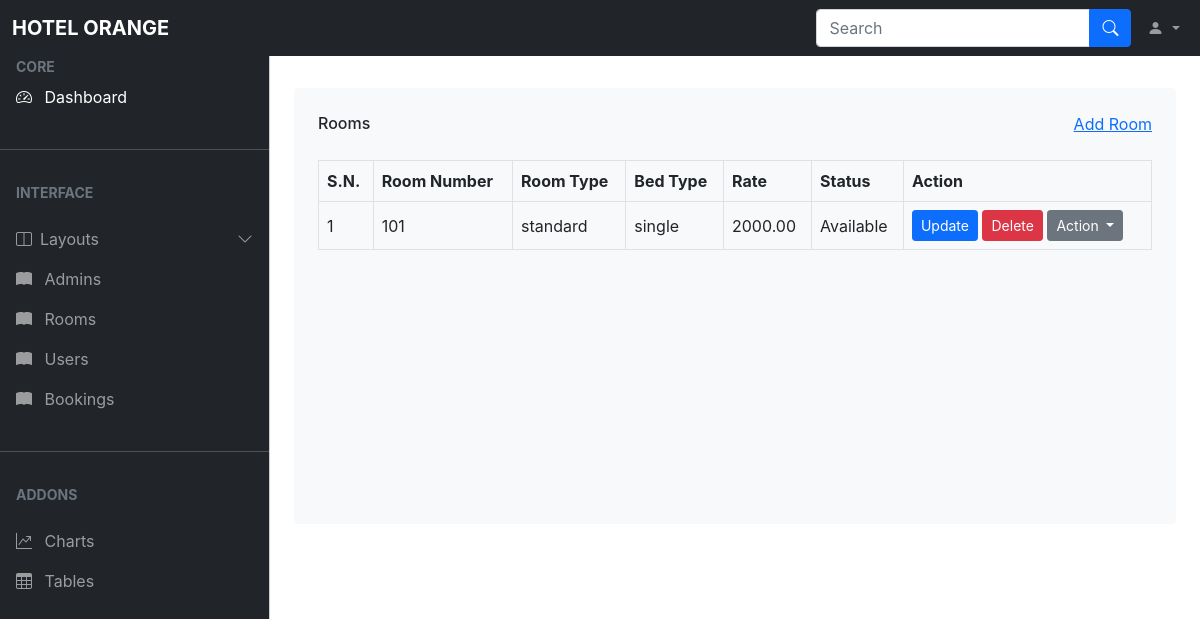
The app's page /admin/rooms.php, older data.
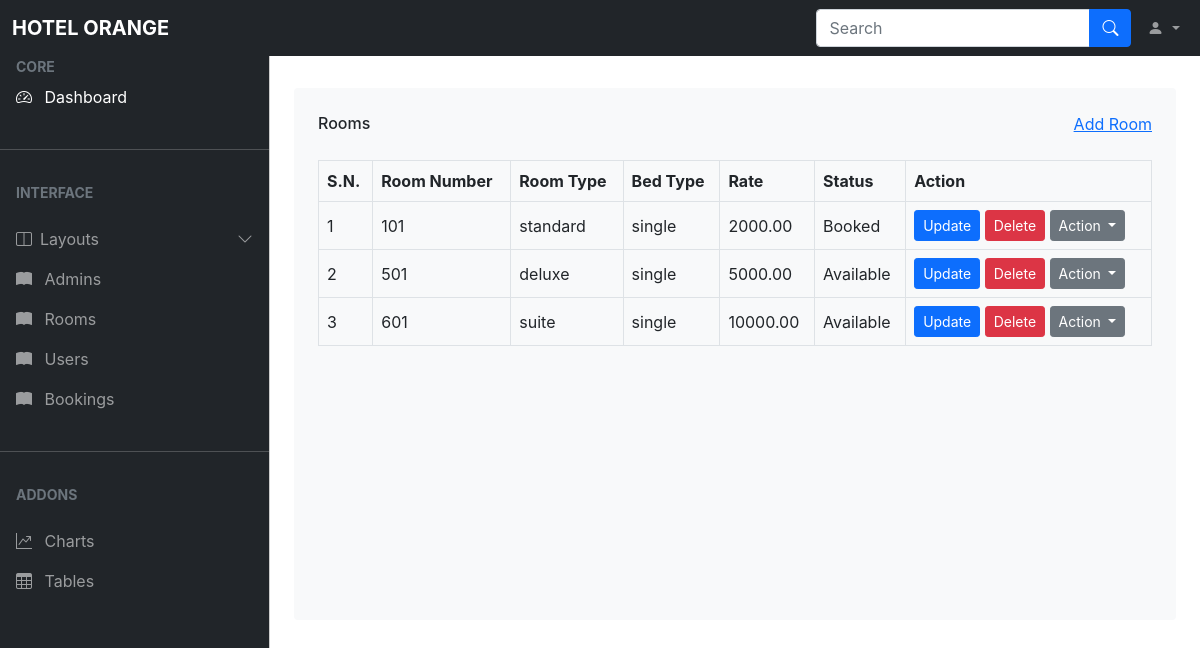
The same page, newer data.
### tables this page shows
CREATE TABLE `room` (
  `id` int(11) NOT NULL,
  `room_no` int(11) DEFAULT NULL,
  `room_type` varchar(50) NOT NULL,
  `bed_type` varchar(50) NOT NULL,
  `rate` decimal(10,2) NOT NULL,
  `status` enum('Available','Booked') DEFAULT 'Available'
);

### admin/rooms.php (the view, shortened to what this page needs)
<?php
    include('./ad_nav.php');
?>
</head>
<body>
<main class="mt-5 pt-3" >
<div class="container pt-4 px-4" >
    <div class="bg-light text-center rounded p-4">
        <div class="d-flex align-items-center justify-content-between mb-4">
            <h6 class="mb-0">Rooms</h6>
            <a href="add_room.php">Add Room</a>
        </div>
        <div class="table-responsive " style="padding-bottom:250px;">
            <table class="table text-start align-middle table-bordered table-hover mb-0">
                <thead>
                    <tr class="text-dark">
                        <th scope="col">S.N.</th>
                        <th scope="col">Room Number</th>
                        <th scope="col">Room Type</th>
                        <th scope="col">Bed Type</th>
                        <th scope="col">Rate</th>
                        <th scope="col">Status</th>
                        <th scope="col">Action</th>
                    </tr>
                </thead>
                <tbody>
                    <?php
                    $sql = "SELECT * FROM room";
                    $res = mysqli_query($conn, $sql);
                    if($res == TRUE){
                        $count = mysqli_num_rows($res);
                        $sn = 1;
                        if($count > 0){
                            while($rows = mysqli_fetch_assoc($res)){
                                $id = $rows['id'];
                                $room_no = $rows ['room_no'];
                                $room_type = $rows ['room_type'];
                                $bed_type = $rows ['bed_type'];
                                $rate = $rows ['rate'];
                                $status = $rows ['status'];
                    ?>
                    <tr>
                        <td><?php echo $sn++ ?></td>
                        <td><?php echo $room_no ?></td>
                        <td><?php echo $room_type ?></td>
                        <td><?php echo $bed_type ?></td>
                        <td><?php echo $rate ?></td>
                        <td><?php echo $status ?></td>
                        <td>
                            <a class="btn btn-sm btn-primary" href="<?php echo siteurl;?>admin/update_room.php?id=<?php echo $id;?>">Update</a>
                            <a class="btn btn-sm btn-danger" href="<?php echo siteurl;?>admin/delete_room.php?id=<?php echo $id;?>">Delete</a>
                            <div class="btn-group" style="postion: static;">
    <button type="button" class="btn btn-sm btn-secondary dropdown-toggle" data-bs-toggle="dropdown" aria-expanded="false">
        Action
    </button>
</div>
                        </td>
                    </tr>
                    <?php
                        }
                    }
                }
                ?>
                </tbody>
            </table>
        </div>
    </div>
</div>
</main>
</body>

### user/bootstrap_headder.php (shortened to what this page needs)
<!DOCTYPE html>
<html lang="en">
<head>
    <link href="https://cdn.jsdelivr.net/npm/bootstrap@5.0.2/dist/css/bootstrap.min.css" rel="stylesheet">
    <link rel="stylesheet" href="https://cdn.jsdelivr.net/npm/bootstrap-icons@1.5.0/font/bootstrap-icons.css">

### admin/ad_nav.php (shortened to what this page needs)
<?php
include('../user/bootstrap_headder.php');
?>
<link rel="stylesheet" href="../css/admin.css">
</head>
<body>
<nav class="navbar navbar-expand-lg navbar-dark bg-dark fixed-top">
      <div class="container-fluid">
        <a
          class="navbar-brand me-auto ms-lg-0 ms-3 text-uppercase fw-bold"
          href="dash.php"
          >Hotel Orange</a
        >
        <div class="collapse navbar-collapse" id="topNavBar">
          <form class="d-flex ms-auto my-3 my-lg-0">
            <div class="input-group">
              <input
                class="form-control"
                type="search"
                placeholder="Search"
                aria-label="Search"
              />
              <button class="btn btn-primary" type="submit">
                <i class="bi bi-search"></i>
              </button>
            </div>
          </form>
          <ul class="navbar-nav">
            <li class="nav-item dropdown">
              <a
                class="nav-link dropdown-toggle ms-2"
                href="#"
                role="button"
                data-bs-toggle="dropdown"
                aria-expanded="false"
              >
                <i class="bi bi-person-fill"></i>
              </a>
            </li>
          </ul>
        </div>
      </div>
    </nav>
    <div
      class="offcanvas offcanvas-start sidebar-nav bg-dark"
      tabindex="-1"
      id="sidebar"
    >
      <div class="offcanvas-body p-0">
        <nav class="navbar-dark">
          <ul class="navbar-nav">
            <li>
              <div class="text-muted small fw-bold text-uppercase px-3">
                CORE
              </div>
            </li>
            <li>
              <a href="dash.php" class="nav-link px-3 active">
                <span class="me-2"><i class="bi bi-speedometer2"></i></span>
                <span>Dashboard</span>
              </a>
            </li>
            <li class="my-4"><hr class="dropdown-divider bg-light" /></li>
            <li>
              <div class="text-muted small fw-bold text-uppercase px-3 mb-3">
                Interface
              </div>
            </li>
            <li>
              <a
                class="nav-link px-3 sidebar-link"
                data-bs-toggle="collapse"
                href="#layouts"
              >
                <span class="me-2"><i class="bi bi-layout-split"></i></span>
                <span>Layouts</span>
                <span class="ms-auto">
                  <span class="right-icon">
                    <i class="bi bi-chevron-down"></i>
                  </span>
                </span>
              </a>
            </li>
            <li>
              <a href="./admins.php" class="nav-link px-3">
                <span class="me-2"><i class="bi bi-book-fill"></i></span>
                <span>Admins</span>
              </a>
            </li>
            <li>
              <a href="./rooms.php" class="nav-link px-3">
                <span class="me-2"><i class="bi bi-book-fill"></i></span>
                <span>Rooms</span>
              </a>
            </li>
            <li>
              <a href="./user.php" class="nav-link px-3">
                <span class="me-2"><i class="bi bi-book-fill"></i></span>
                <span>Users</span>
              </a>
            </li>
            <li>
              <a href="./history.php" class="nav-link px-3">
                <span class="me-2"><i class="bi bi-book-fill"></i></span>
                <span>Bookings</span>
              </a>
            </li>
            <li class="my-4"><hr class="dropdown-divider bg-light" /></li>
            <li>
              <div class="text-muted small fw-bold text-uppercase px-3 mb-3">
                Addons
              </div>
            </li>
            <li>
              <a href="#" class="nav-link px-3">
                <span class="me-2"><i class="bi bi-graph-up"></i></span>
                <span>Charts</span>
              </a>
            </li>
            <li>
              <a href="#" class="nav-link px-3">
                <span class="me-2"><i class="bi bi-table"></i></span>
                <span>Tables</span>
              </a>
            </li>
          </ul>
        </nav>
      </div>
    </div>
    </body>
    </html>

### css/admin.css (style rules this page uses)
* { box-sizing: border-box; margin: 0px; padding: 0px; }
body, button { font-family: "Inter", sans-serif; }
:root { --offcanvas-width: 270px; --topNavbarHeight: 56px; }
.sidebar-nav { width: var(--offcanvas-width); }
.sidebar-link { display: flex; align-items: center; }
.sidebar-link .right-icon { display: inline-flex; }
@media (min-width: 992px) { body { overflow: auto !important; } }
@media (min-width: 992px) { main { margin-left: var(--offcanvas-width); } }
@media (min-width: 992px) { .sidebar-nav { -webkit-transform: none; transform: none; visibility: visible !important; height: calc(100% - var(--topNavbarHeight)); top: var(--topNavbarHeight); } }

Row changes from the older to the newer data that the page shows:
changed room "standard": status "Available" → "Booked"
added room: room_no "501", room_type "deluxe", bed_type "single", rate "5000.00", status "Available"
added room: room_no "601", room_type "suite", bed_type "single", rate "10000.00", status "Available"
